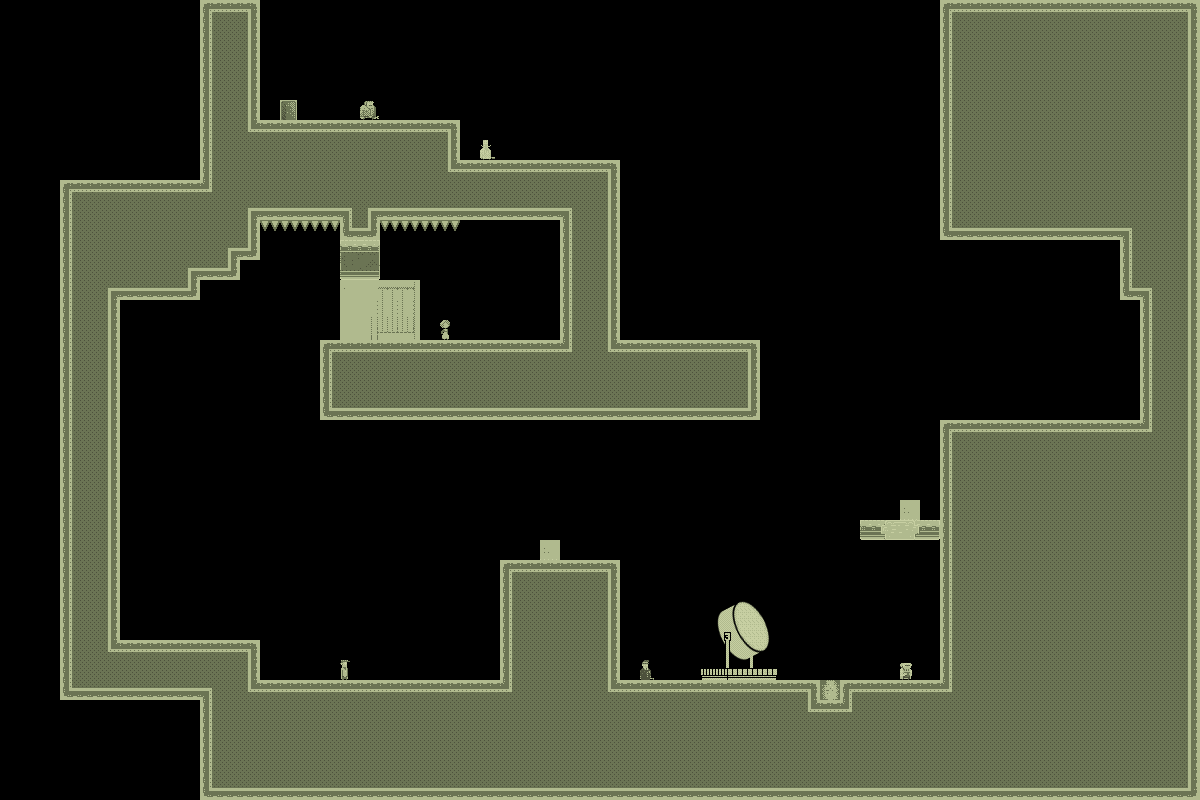

Tiled map render using the project's own tile images. Description and the map definition, with tile-layer contents summarised, below:
An orthogonal 60x40 tile map with 20x20 px tiles, 1 tile layer (bg) and 2 objects.

<map version="1.0" orientation="orthogonal" width="60" height="40" tilewidth="20" tileheight="20">
 <tileset firstgid="1" name="tiles_military" tilewidth="20" tileheight="20">
  <image source="../../../../../SuperLemonadeFactory1989Content/Lemonade/tiles_military.png" width="400" height="400" />
  <terraintypes>
   <terrain name="solid" tile="151" />
   <terrain name="hollow" tile="94" />
  </terraintypes>
  <tile id="8" terrain=",,,1" />
  <tile id="9" terrain=",,1,1" />
  <tile id="10" terrain=",,1,1" />
  <tile id="11" terrain=",,1,1" />
  <tile id="12" terrain=",,1,1" />
  <tile id="13" terrain=",,1,1" />
  <tile id="14" terrain=",,1," />
  <tile id="15" terrain="1,1,1," />
  <tile id="16" terrain="1,1,,1" />
  <tile id="28" terrain=",1,,1" />
  <tile id="34" terrain="1,,1," />
  <tile id="35" terrain="1,,1,1" />
  <tile id="36" terrain=",1,1,1" />
  <tile id="48" terrain=",1,,1" />
  <tile id="54" terrain="1,,1," />
  <tile id="68" terrain=",1,,1" />
  <tile id="74" terrain="1,,1," />
  <tile id="88" terrain=",1,,1" />
  <tile id="94" terrain="1,,1," />
  <tile id="108" terrain=",1,,1" />
  <tile id="114" terrain="1,,1," />
  <tile id="128" terrain=",1,," />
  <tile id="129" terrain="1,1,," />
  <tile id="130" terrain="1,1,," />
  <tile id="131" terrain="1,1,," />
  <tile id="132" terrain="1,1,," />
  <tile id="133" terrain="1,1,," />
  <tile id="134" terrain="1,,," />
  <tile id="148" terrain=",,,0" />
  <tile id="149" terrain=",,0,0" />
  <tile id="150" terrain=",,0," />
  <tile id="151" terrain="0,0,0," />
  <tile id="152" terrain="0,0,," />
  <tile id="153" terrain="0,0,,0" />
  <tile id="168" terrain=",0,,0" />
  <tile id="170" terrain="0,,0," />
  <tile id="171" terrain="0,,0," />
  <tile id="173" terrain=",0,,0" />
  <tile id="188" terrain=",0,," />
  <tile id="189" terrain="0,0,," />
  <tile id="190" terrain="0,,," />
  <tile id="191" terrain="0,,0,0" />
  <tile id="192" terrain=",,0,0" />
  <tile id="193" terrain=",0,0,0" />
  <tile id="194" terrain="0,0,0,0" />
  <tile id="195" terrain="1,1,1,1" />
  <tile id="356">
   <properties>
    <property name="LargeCrate" value="" />
   </properties>
  </tile>
  <tile id="380">
   <properties>
    <property name="Andre" value="" />
   </properties>
  </tile>
  <tile id="381">
   <properties>
    <property name="Liselot" value="" />
   </properties>
  </tile>
  <tile id="382">
   <properties>
    <property name="Amsterdaam" value="" />
   </properties>
  </tile>
  <tile id="383">
   <properties>
    <property name="Worker" value="" />
   </properties>
  </tile>
  <tile id="384">
   <properties>
    <property name="Inspector" value="" />
   </properties>
  </tile>
  <tile id="385">
   <properties>
    <property name="Chef" value="" />
   </properties>
  </tile>
  <tile id="386">
   <properties>
    <property name="Exit" value="" />
   </properties>
  </tile>
  <tile id="387">
   <properties>
    <property name="Trampoline" value="" />
   </properties>
  </tile>
  <tile id="388">
   <properties>
    <property name="SmallCrate" value="" />
   </properties>
  </tile>
  <tile id="389">
   <properties>
    <property name="SugarBag" value="" />
   </properties>
  </tile>
 </tileset>
 <layer name="bg" width="60" height="40">
  <data>[2400 cells, 1106 non-empty, 82 distinct tile ids]</data>
 </layer>
 <objectgroup name="boxes" width="60" height="40">
  <object x="260" y="340">
   <polyline points="0,0 0,260" />
  </object>
  <object x="500" y="120">
   <polyline points="0,0 160,0 160,200 300,200 300,280 600,280" />
  </object>
 </objectgroup>
</map>
